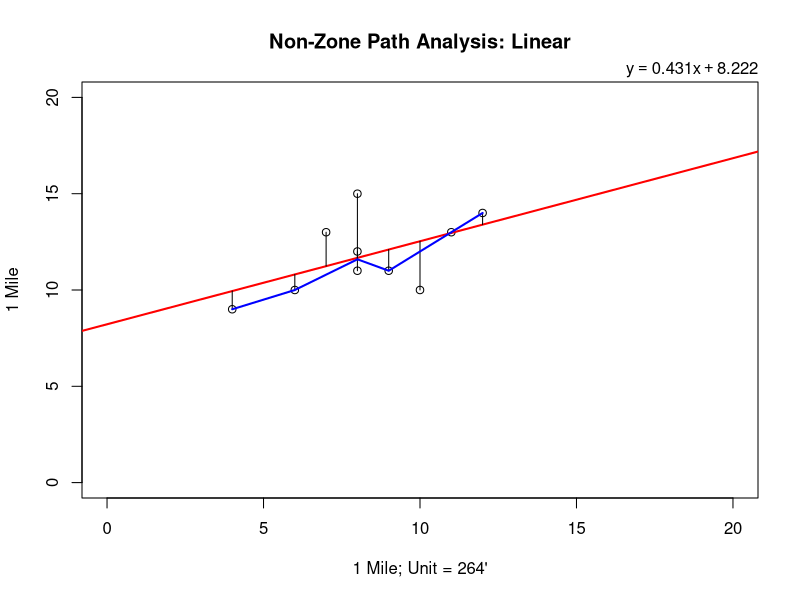

This figure's R source:
x <- c(4,6,7,8,8,8,9,10,11,12)
y <- c(9,10,13,11,12,15,11,10,13,14)

mod1 <- lm(y ~ x)
plot(x,y, xlab="1 Mile; Unit = 264'", ylab="1 Mile", main="Non-Zone Path Analysis: Linear", ylim=c(0,20), xlim=c(0,20), col="black")
abline(mod1, lwd=2, col="red")

# calculate residuals and predicted values
res <- signif(residuals(mod1), 5)
pre <- predict(mod1) # plot distances between points and the regression line
segments(x, y, x, pre, col="black")

lm(formula = y ~ x)
#Coefficients:
#  (Intercept)            x  
#        8.2216       0.4311  

# lowess line (x,y)
lines(lowess(x,y), lwd=2, col="blue") 

lm_mod <- lm(y ~ x)
lm_coef <- round(coef(lm_mod), 3) # extract coefficients 
mtext(bquote(y == .(lm_coef[2])*x + .(lm_coef[1])), 
      adj=1, padj=0) # display equation

